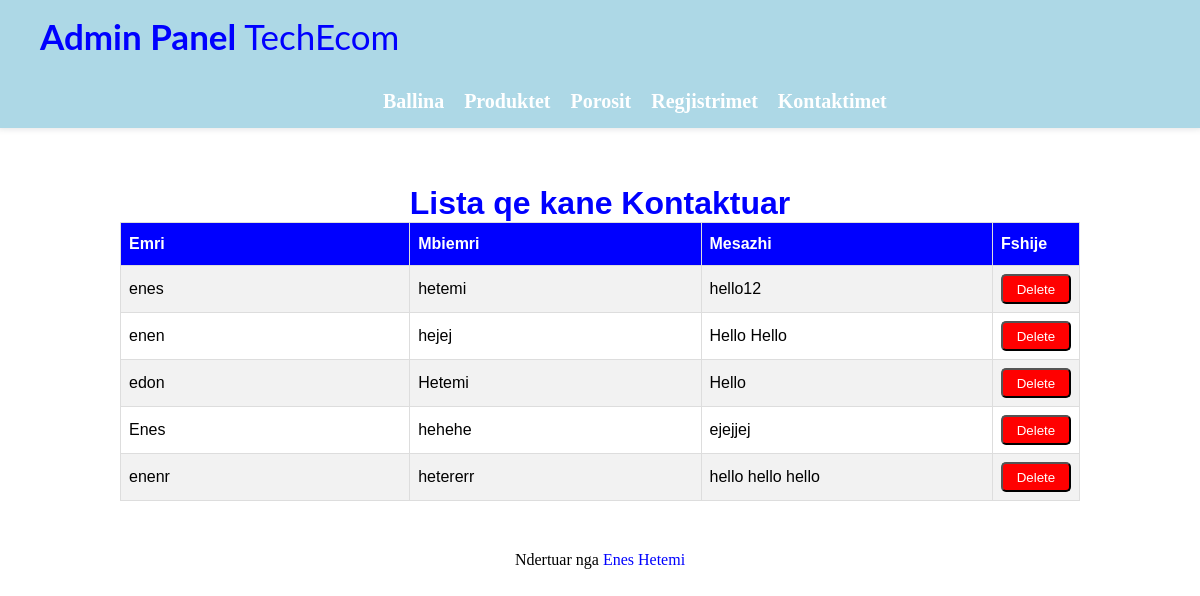
/Admin/contactAdmin.php, run on the app's committed database.
### tables this page shows
CREATE TABLE `contact` (
  `id` int(11) NOT NULL,
  `name` varchar(255) NOT NULL,
  `lname` varchar(255) NOT NULL,
  `subject` varchar(1000) NOT NULL
);

### classes/database.class.php (called while the page is built)
<?php
class db{
  private $host = 'localhost';
  private $dbname = 'techecom';
  private $username = 'root';
  private $password = '';
  public function getConn(){
    try{
      $pdo = new PDO("mysql:host=$this->host;dbname=$this->dbname","$this->username", "$this->password");
      $pdo->setAttribute(PDO::ATTR_ERRMODE,PDO::ERRMODE_EXCEPTION);
    }catch (PDOException $e){
       echo $e->getMessage();
       return null;
    }
    return $pdo;
  }
}
?>

### classes/contactAdmin.class.php (the view, shortened to what this page needs)
<?php
class ContactAdmin{
    private $contacts;
    public function fetchContacts(){
        $this->conn = new db();
        $this->query = $this->conn->getConn()->query('SELECT * FROM contact');
        $this->contacts = $this->query->fetchAll();
    }
    public function echoContacts(){
        foreach($this->contacts as $contact){
            $id = $contact['id'];
            echo"
            <tr>
              <td>{$contact['name']}</td>
              <td>{$contact['lname']}</td>
              <td>{$contact['subject']}</td>
              <td><a href='../action/delete.contactAdmin.php?id={$id}'><button type='submit' class='delete'>Delete</button></a></td>
            </tr>";
        }
    }
}
?>

### css/navbar.css (style rules this page uses)
* { margin: 0; padding: 0; }

### Admin/contactAdmin.php (style rules this page uses)
.class td, .class th { border: 1px solid #ddd; padding: 8px; width: 33%; }
.class tr:nth-child(even) { background-color: #f2f2f2; }
.delete { background-color: red; color: white; border-radius: 5px; cursor: pointer; width: 70px; height: 30px; }

### data on the page
contact: name "enes", lname "hetemi", subject "hello12"
contact: name "enen", lname "hejej", subject "Hello Hello"
contact: name "edon", lname "Hetemi", subject "Hello"
contact: name "Enes", lname "hehehe", subject "ejejjej"
contact: name "enenr", lname "hetererr", subject "hello hello hello"
